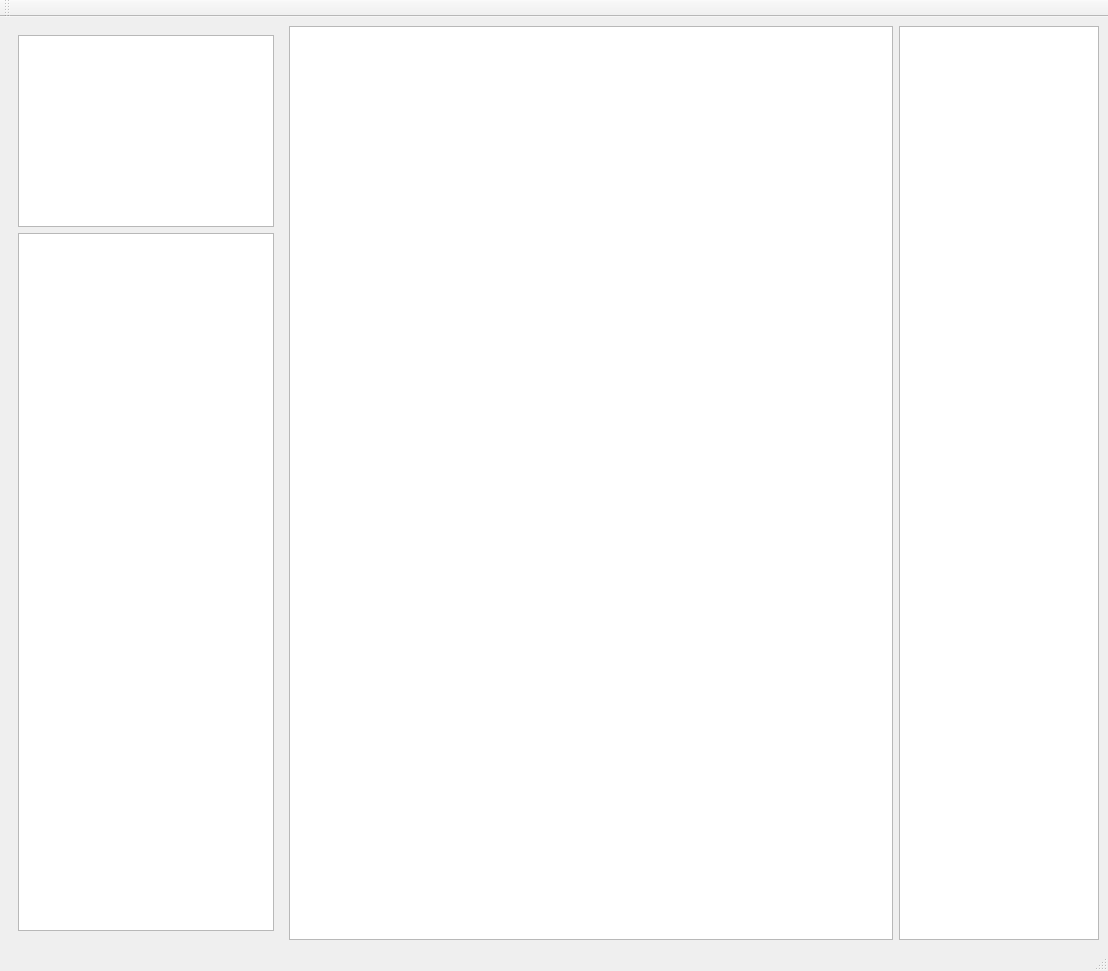
<?xml version="1.0" encoding="UTF-8"?>
<ui version="4.0">
 <class>MainWindow</class>
 <widget class="QMainWindow" name="MainWindow">
  <property name="geometry">
   <rect>
    <x>0</x>
    <y>0</y>
    <width>1108</width>
    <height>971</height>
   </rect>
  </property>
  <property name="windowTitle">
   <string>MainWindow</string>
  </property>
  <widget class="QWidget" name="centralwidget">
   <property name="sizePolicy">
    <sizepolicy hsizetype="Expanding" vsizetype="Preferred">
     <horstretch>0</horstretch>
     <verstretch>0</verstretch>
    </sizepolicy>
   </property>
   <property name="autoFillBackground">
    <bool>false</bool>
   </property>
   <layout class="QHBoxLayout" name="horizontalLayout">
    <item>
     <widget class="QWidget" name="widget" native="true">
      <property name="sizePolicy">
       <sizepolicy hsizetype="Fixed" vsizetype="Preferred">
        <horstretch>0</horstretch>
        <verstretch>0</verstretch>
       </sizepolicy>
      </property>
      <property name="minimumSize">
       <size>
        <width>200</width>
        <height>0</height>
       </size>
      </property>
      <layout class="QVBoxLayout" name="verticalLayout">
       <item>
        <widget class="QTableView" name="tableViewFolders">
         <property name="sizePolicy">
          <sizepolicy hsizetype="Expanding" vsizetype="Fixed">
           <horstretch>0</horstretch>
           <verstretch>0</verstretch>
          </sizepolicy>
         </property>
         <property name="selectionMode">
          <enum>QAbstractItemView::SingleSelection</enum>
         </property>
         <property name="selectionBehavior">
          <enum>QAbstractItemView::SelectRows</enum>
         </property>
        </widget>
       </item>
       <item>
        <widget class="QTableView" name="tableViewSubFolders">
         <property name="selectionMode">
          <enum>QAbstractItemView::SingleSelection</enum>
         </property>
         <property name="selectionBehavior">
          <enum>QAbstractItemView::SelectRows</enum>
         </property>
        </widget>
       </item>
      </layout>
     </widget>
    </item>
    <item>
     <widget class="QListView" name="listViewImages">
      <property name="sizePolicy">
       <sizepolicy hsizetype="Expanding" vsizetype="Expanding">
        <horstretch>0</horstretch>
        <verstretch>0</verstretch>
       </sizepolicy>
      </property>
      <property name="iconSize">
       <size>
        <width>200</width>
        <height>200</height>
       </size>
      </property>
      <property name="resizeMode">
       <enum>QListView::Adjust</enum>
      </property>
      <property name="viewMode">
       <enum>QListView::IconMode</enum>
      </property>
     </widget>
    </item>
    <item>
     <widget class="QListView" name="listViewEXIF">
      <property name="sizePolicy">
       <sizepolicy hsizetype="Fixed" vsizetype="Expanding">
        <horstretch>0</horstretch>
        <verstretch>0</verstretch>
       </sizepolicy>
      </property>
      <property name="minimumSize">
       <size>
        <width>200</width>
        <height>0</height>
       </size>
      </property>
      <property name="baseSize">
       <size>
        <width>200</width>
        <height>0</height>
       </size>
      </property>
      <property name="sizeAdjustPolicy">
       <enum>QAbstractScrollArea::AdjustToContents</enum>
      </property>
      <property name="isWrapping" stdset="0">
       <bool>true</bool>
      </property>
      <property name="resizeMode">
       <enum>QListView::Adjust</enum>
      </property>
     </widget>
    </item>
   </layout>
  </widget>
  <widget class="QMenuBar" name="menubar">
   <property name="geometry">
    <rect>
     <x>0</x>
     <y>0</y>
     <width>1108</width>
     <height>21</height>
    </rect>
   </property>
  </widget>
  <widget class="QStatusBar" name="statusbar">
   <property name="baseSize">
    <size>
     <width>0</width>
     <height>30</height>
    </size>
   </property>
  </widget>
  <widget class="QToolBar" name="toolBar">
   <property name="windowTitle">
    <string>toolBar</string>
   </property>
   <attribute name="toolBarArea">
    <enum>TopToolBarArea</enum>
   </attribute>
   <attribute name="toolBarBreak">
    <bool>false</bool>
   </attribute>
  </widget>
 </widget>
 <resources/>
 <connections/>
</ui>
